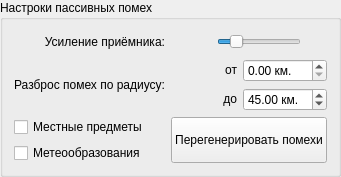
     <widget class="QGroupBox" name="BoxTrashSettings">
      <property name="sizePolicy">
       <sizepolicy hsizetype="Fixed" vsizetype="Fixed">
        <horstretch>0</horstretch>
        <verstretch>0</verstretch>
       </sizepolicy>
      </property>
      <property name="title">
       <string>Настроки пассивных помех</string>
      </property>
      <layout class="QGridLayout" name="gridLayout_23">
       <item row="0" column="0">
        <layout class="QGridLayout" name="LayoutBoxPassiveTrash">
         <item row="0" column="0" alignment="Qt::AlignRight|Qt::AlignVCenter">
          <widget class="QLabel" name="LabelChangeTrashIntensity">
           <property name="text">
            <string>Усиление приёмника:</string>
           </property>
           <property name="alignment">
            <set>Qt::AlignRight|Qt::AlignTrailing|Qt::AlignVCenter</set>
           </property>
          </widget>
         </item>
         <item row="1" column="0" alignment="Qt::AlignRight|Qt::AlignVCenter">
          <widget class="QLabel" name="LabelScatterTrash">
           <property name="text">
            <string>Разброс помех по радиусу:</string>
           </property>
           <property name="alignment">
            <set>Qt::AlignRight|Qt::AlignTrailing|Qt::AlignVCenter</set>
           </property>
          </widget>
         </item>
         <item row="2" column="1">
          <widget class="QPushButton" name="RegenerateTrash">
           <property name="sizePolicy">
            <sizepolicy hsizetype="Minimum" vsizetype="Minimum">
             <horstretch>0</horstretch>
             <verstretch>0</verstretch>
            </sizepolicy>
           </property>
           <property name="cursor">
            <cursorShape>PointingHandCursor</cursorShape>
           </property>
           <property name="text">
            <string>Перегенерировать помехи</string>
           </property>
          </widget>
         </item>
         <item row="0" column="1">
          <layout class="QGridLayout" name="gridLayout" columnstretch="0,3">
           <item row="0" column="0" alignment="Qt::AlignLeft|Qt::AlignVCenter">
            <widget class="QPushButton" name="ChangeTrashIntensityButton">
             <property name="sizePolicy">
              <sizepolicy hsizetype="Fixed" vsizetype="Fixed">
               <horstretch>0</horstretch>
               <verstretch>0</verstretch>
              </sizepolicy>
             </property>
             <property name="cursor">
              <cursorShape>OpenHandCursor</cursorShape>
             </property>
             <property name="focusPolicy">
              <enum>Qt::TabFocus</enum>
             </property>
             <property name="styleSheet">
              <string notr="true">background-color: rgba(255, 255, 255, 0);</string>
             </property>
             <property name="text">
              <string/>
             </property>
             <property name="icon">
              <iconset resource="Common.qrc">
               <normaloff>:/buttons/reo_knob.png</normaloff>:/buttons/reo_knob.png</iconset>
             </property>
             <property name="iconSize">
              <size>
               <width>20</width>
               <height>20</height>
              </size>
             </property>
             <property name="flat">
              <bool>true</bool>
             </property>
            </widget>
           </item>
           <item row="0" column="1" alignment="Qt::AlignLeft|Qt::AlignVCenter">
            <widget class="QSlider" name="ChangeTrashIntensity">
             <property name="sizePolicy">
              <sizepolicy hsizetype="Fixed" vsizetype="Fixed">
               <horstretch>0</horstretch>
               <verstretch>0</verstretch>
              </sizepolicy>
             </property>
             <property name="cursor">
              <cursorShape>OpenHandCursor</cursorShape>
             </property>
             <property name="maximum">
              <number>30</number>
             </property>
             <property name="value">
              <number>5</number>
             </property>
             <property name="orientation">
              <enum>Qt::Horizontal</enum>
             </property>
            </widget>
           </item>
          </layout>
         </item>
         <item row="2" column="0">
          <layout class="QGridLayout" name="LayoutAdvanedPassiveTrash">
           <item row="0" column="0" alignment="Qt::AlignLeft|Qt::AlignVCenter">
            <widget class="QCheckBox" name="CheckShowLocalItems">
             <property name="cursor">
              <cursorShape>PointingHandCursor</cursorShape>
             </property>
             <property name="text">
              <string>Местные предметы</string>
             </property>
            </widget>
           </item>
           <item row="1" column="0" alignment="Qt::AlignLeft|Qt::AlignVCenter">
            <widget class="QCheckBox" name="CheckShowMeteo">
             <property name="cursor">
              <cursorShape>PointingHandCursor</cursorShape>
             </property>
             <property name="text">
              <string>Метеообразования</string>
             </property>
            </widget>
           </item>
          </layout>
         </item>
         <item row="1" column="1">
          <layout class="QGridLayout" name="LayoutTrashRangeButton">
           <item row="0" column="0" alignment="Qt::AlignRight|Qt::AlignVCenter">
            <widget class="QLabel" name="LabelScatterTrashFrom">
             <property name="text">
              <string>от</string>
             </property>
             <property name="alignment">
              <set>Qt::AlignRight|Qt::AlignTrailing|Qt::AlignVCenter</set>
             </property>
            </widget>
           </item>
           <item row="0" column="1">
            <widget class="QDoubleSpinBox" name="InputScatterTrashFrom">
             <property name="suffix">
              <string> км.</string>
             </property>
             <property name="maximum">
              <double>150.000000000000000</double>
             </property>
            </widget>
           </item>
           <item row="1" column="0" alignment="Qt::AlignRight|Qt::AlignVCenter">
            <widget class="QLabel" name="LabelScatterTrashTo">
             <property name="text">
              <string>до</string>
             </property>
             <property name="alignment">
              <set>Qt::AlignRight|Qt::AlignTrailing|Qt::AlignVCenter</set>
             </property>
            </widget>
           </item>
           <item row="1" column="1">
            <widget class="QDoubleSpinBox" name="InputScatterTrashTo">
             <property name="suffix">
              <string> км.</string>
             </property>
             <property name="maximum">
              <double>150.000000000000000</double>
             </property>
             <property name="value">
              <double>45.000000000000000</double>
             </property>
            </widget>
           </item>
          </layout>
         </item>
        </layout>
       </item>
      </layout>
     </widget>
